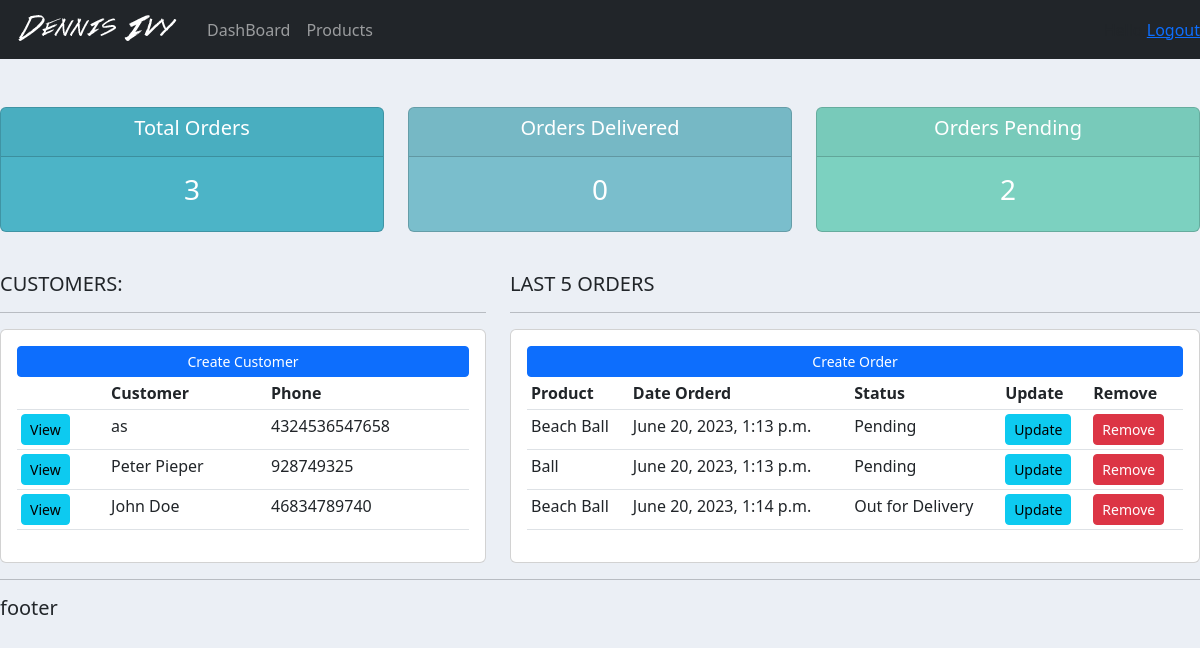
The app's page / (signed in) with its own data.
### accounts/models.py (models this page shows, shortened)
class Customer(models.Model):
    name = models.CharField(max_length=200, null=True)
    phone = models.CharField(max_length=20, null=True)
    email = models.CharField(max_length=200, null=True)
    date_created = models.DateTimeField(auto_now_add=True)

class Order(models.Model):
    STATUS = (
        ('Pending', 'Pending'),
        ('Out for Delivery', 'Out for Delivery'),
        ('Delivered', 'Delivered'),
    )
    customer = models.ForeignKey(
        Customer, null=True, on_delete=models.SET_NULL)
    product = models.ForeignKey(Product, null=True, on_delete=models.SET_NULL)
    date_created = models.DateTimeField(auto_now_add=True)
    status = models.CharField(max_length=200, null=True, choices=STATUS)

class Product(models.Model):
    CATEGORY = (
        ('Indoor', 'Indoor'),
        ('Out Door', 'Out Door'),
    )
    name = models.CharField(max_length=200, null=True)
    price = models.CharField(max_length=200, null=True)
    category = models.CharField(max_length=200, null=True, choices=CATEGORY)
    description = models.CharField(max_length=200, null=True)
    date_created = models.DateTimeField(auto_now_add=True)
    tags = models.ManyToManyField(Tag)
    def __str__(self):
        return self.name

### accounts/views.py (the view)
# urls.py: 2. Add a URL to urlpatterns:  path('', views.home, name='home')
@login_required(login_url='login')
def home(request):
    customers = Customer.objects.all()
    orders = Order.objects.all()
    total_orders = orders.count()
    delivered_orders = orders.filter(status="Delivered").count()
    pending_orders = orders.filter(status="Pending").count()
    context = {'customers': customers, 'orders': orders, 'delivered_orders': delivered_orders,
               'pending_orders': pending_orders, 'total_orders': total_orders}
    return render(request, 'accounts/dashboard.html', context)

### accounts/templates/accounts/dashboard.html
{% extends 'accounts/main.html' %} {% block content %}
<br />
{% include 'accounts/status.html' %}
<br />
<div class="row">
  <div class="col-md-5">
    <h5>CUSTOMERS:</h5>
    <hr />
    <div class="card card-body">
      <a class="btn btn-primary btn-sm btn-block" href="">Create Customer</a>
      <table class="table table-sm">
        <tr>
          <th></th>
          <th>Customer</th>
          <th>Phone</th>
        </tr>
        {% for customer in customers%}
          <tr>
            <td><a href="{% url 'customer' customer.id %}" class="btn btn-sm btn-info">View</a></td>
            <td>{{customer.name}}</td>
            <td>{{customer.phone}}</td>
          </tr>
        {%endfor%}
      </table>
    </div>
  </div>
  <div class="col-md-7">
    <h5>LAST 5 ORDERS</h5>
    <hr />
    <div class="card card-body">
      <a class="btn btn-primary btn-sm btn-block" href="{% url 'create_order' %}">Create Order</a>
      <table class="table table-sm">
        <tr>
          <th>Product</th>
          <th>Date Orderd</th>
          <th>Status</th>
          <th>Update</th>
          <th>Remove</th>
        </tr>
        {%for order in orders%}
          <tr>
            <td>{{order.product}}</td>
            <td>{{order.date_created}}</td>
            <td>{{order.status}}</td>
            <td><a href="{%url 'update_order' order.id %}" class="btn btn-sm btn-info">Update</a></td>
            <td><a href="{%url 'delete_order' order.id %}" class="btn btn-sm btn-danger">Remove</a></td>
          </tr>
        {%endfor%}
      </table>
    </div>
  </div>
</div>
{%endblock%}

### accounts/templates/accounts/main.html (shortened to what this page needs)
{% load static %}
<!DOCTYPE html>
<html lang="en">
  <head>
    <link
      rel="stylesheet"
      href="https://cdn.jsdelivr.net/npm/bootstrap@5.2.3/dist/css/bootstrap.min.css"
    />
    <link
      rel="stylesheet"
      type="text/css"
      href="{% static '/css/main.css' %}"
    />
  </head>
  <body>
    {%include 'accounts/navbar.html'%} {% block content %} {% endblock %}
    <hr />
    <h5>footer</h5>
  </body>
</html>

### accounts/templates/accounts/navbar.html (shortened to what this page needs)
{% load static%}
<nav class="navbar navbar-expand-lg navbar-dark bg-dark">
  <img src="{% static 'images/logo.png' %}" />
  <div class="collapse navbar-collapse" id="navbarNav">
    <ul class="navbar-nav">
      <li class="nav-item active">
        <a class="nav-link" href="{% url 'home'%}">DashBoard </a>
      </li>
      <li class="nav-item">
        <a class="nav-link" href="{% url 'products'%}">Products</a>
      </li>
    </ul>
  </div>
  <span>Hello,</span>
  <span><a href="{% url 'logoutPage' %}">Logout</a></span>
</nav>

### accounts/templates/accounts/status.html
<br />
<div class="row">
  <div class="col">
    <div class="col-md">
      <div class="card text-center text-white mb-3" id="total-orders">
        <div class="card-header">
          <h5 class="card-title">Total Orders</h5>
        </div>
        <div class="card-body">
          <h3 class="card-title">{{total_orders }}</h3>
        </div>
      </div>
    </div>
  </div>
  <div class="col">
    <div class="col-md">
      <div class="card text-center text-white mb-3" id="orders-delivered">
        <div class="card-header">
          <h5 class="card-title">Orders Delivered</h5>
        </div>
        <div class="card-body">
          <h3 class="card-title">{{delivered_orders}}</h3>
        </div>
      </div>
    </div>
  </div>
  <div class="col">
    <div class="col-md">
      <div class="card text-center text-white mb-3" id="orders-pending">
        <div class="card-header">
          <h5 class="card-title">Orders Pending</h5>
        </div>
        <div class="card-body">
          <h3 class="card-title">{{pending_orders}}</h3>
        </div>
      </div>
    </div>
  </div>
</div>

### static/css/main.css (style rules this page uses)
body { background-color: #ebeff5; }
#total-orders { background-color: #4cb4c7; }
#orders-delivered { background-color: #7abecc; }
#orders-pending { background-color: #7CD1C0; }

### records on screen
Customer: name "as", phone "4324536547658"
Customer: name "Peter Pieper", phone "928749325"
Customer: name "John Doe", phone "46834789740"
Order: product "Beach Ball", date_created "June 20, 2023, 1:13 p.m.", status "Pending"
Order: product "Ball", date_created "June 20, 2023, 1:13 p.m.", status "Pending"
Order: product "Beach Ball", date_created "June 20, 2023, 1:14 p.m.", status "Out for Delivery"

### other values on screen
{{ total_orders }} "3"
{{ delivered_orders }} "0"
{{ pending_orders }} "2"
